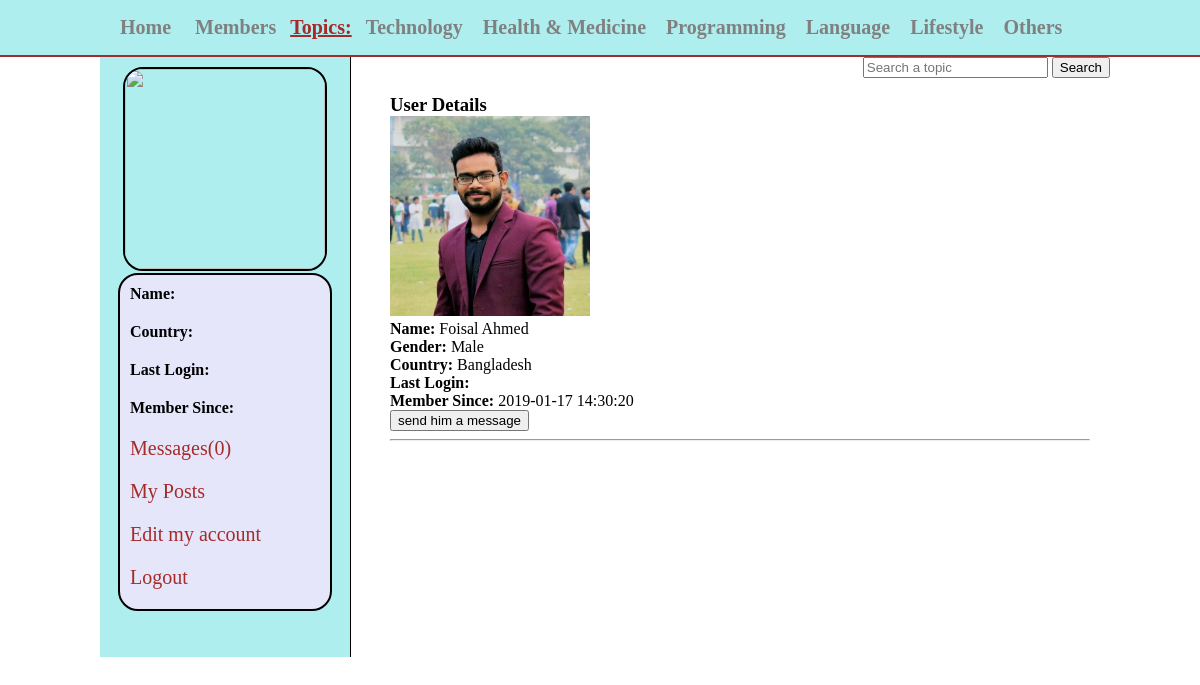
The page /peoplequestion/user_profile.php?u_id=1 on the database its author committed.
### tables this page shows
CREATE TABLE `topics` (
  `topic_id` int(11) NOT NULL,
  `topic_name` varchar(255) NOT NULL
);

CREATE TABLE `users` (
  `user_id` int(11) NOT NULL,
  `user_name` varchar(255) NOT NULL,
  `user_pass` varchar(255) NOT NULL,
  `user_email` varchar(255) NOT NULL,
  `user_country` text NOT NULL,
  `user_gender` text NOT NULL,
  `user_birthday` text NOT NULL,
  `user_image` text NOT NULL,
  `user_reg_date` text NOT NULL,
  `user_last_login` text NOT NULL,
  `status` text NOT NULL,
  `ver_code` int(100) NOT NULL,
  `posts` text NOT NULL
);

### peoplequestion/user_profile.php (the view, shortened to what this page needs)
<!DOCTYPE html>
<?php
include("functions/functions.php");
?>
<html>
<head>
	<link rel="stylesheet" type="text/css" href="styles/home_style.css" media="all">
</head>
<body>
	<div class="container">
		<div id="head_warp">
			<div id="header">
				<ul id="menu">
					<li><a href="home.php"> Home</a></li>
					<li><a href="members.php"> Members</a></li>
					<strong>Topics:</strong>
					<?php
					  $get_topics="select * from topics";
					  $run_topics=mysqli_query($con,$get_topics);
					  while($row= mysqli_fetch_array($run_topics)){
						$topic_id=$row['topic_id'];
						$topic_name=$row['topic_name'];
					  echo "<li><a href='topic.php?topic=$topic_id'>$topic_name</a></li>";
					  }
					?>
				</ul>
				<form method="get" action="results.php" id="form1">
					<input type="text" name="user_query" placeholder="Search a topic">
					<input type="submit" name="search" value="Search">
				</form>
			</div>
		</div>
		<div class="content">
		    <div id="user_timeline">
				<div id="user_details">
					<?php
					  $user=$_SESSION['user_email'];
					  $get_user="select * from users where user_email='$user' ";
					  $run_user=mysqli_query($con,$get_user);
					  $row=mysqli_fetch_array($run_user);
					  $user_id=$row['user_id'];
					  $user_name=$row['user_name'];
					  $user_country=$row['user_country'];
					  $user_image=$row['user_image'];
					  $register_date=$row['user_reg_date'];
					  $last_login=$row['user_last_login'];
					  $sel_msg="select * from messages where receiver='$user_id' AND status='unread' ORDER BY 1 DESC";
					  $run_msg=mysqli_query($con,$sel_msg);
					  $count_msg=mysqli_num_rows($run_msg);
					  echo "
					  <center>
					  <img src='users/$user_image' width='200' height='200'/>
					  </center>
					  <div id='user_mention'>
					  <p><strong>Name:</strong> $user_name</p>
					  <p><strong>Country:</strong> $user_country</p>
					  <p><strong>Last Login:</strong> $last_login</p>
					  <p><strong>Member Since:</strong> $register_date</p>
					  <p><a href='my_messages.php?inbox&u_id=$user_id'>Messages($count_msg)</a></p>
					  <p><a href='my_posts.php?u_id=$user_id'>My Posts</a></p>
					  <p><a href='edit_profile.php?u_id=$user_id'>Edit my account</a></p>
					  <p><a href='logout.php'>Logout</a></p>
					  </div>
					  "
					?>
				</div>
		    </div>
		    <div id="content_timeline">
		    	<h3>User Details</h3>
		    	<?php
		    	user_profile();
		    	?>
		    </div>
        </div>
	</div>
</body>
</html>

### peoplequestion/functions/functions.php (shortened to what this page needs)
<?php
$con=mysqli_connect("localhost","root","","peoplequestion") or die("Connetion was not etablished");
 function user_profile(){
 	global $con;
 	if(isset($_GET['u_id'])){
 		$user_id=$_GET['u_id'];
		$get_user="select * from users where user_id='$user_id' ";
	    $run_user=mysqli_query($con,$get_user);
		$row=mysqli_fetch_array($run_user);
        $user_id=$row['user_id'];
	    $user_name=$row['user_name'];
		$user_country=$row['user_country'];
		$user_gender=$row['user_gender'];
		$user_image=$row['user_image'];
		$register_date=$row['user_reg_date'];
		$last_login=$row['user_last_login'];
		if($gender='male'){
			$msg="send him a message";
		}
		else{
			$msg="send her a message";
		}
		echo "<div>
		<img src='users/$user_image' width='200' height='200'/>
		<p><strong>Name:</strong> $user_name</p>
	    <p><strong>Gender:</strong> $user_gender</p>
	    <p><strong>Country:</strong> $user_country</p>
		<p><strong>Last Login:</strong> $last_login</p>
		<p><strong>Member Since:</strong> $register_date</p>
		<a href='messages.php?u_id=$user_id'><button>$msg</button></a><hr>
		</div>";
 	}
 }
?>

### peoplequestion/styles/home_style.css (style rules this page uses)
html, body, div, span, applet, object, iframe, h1, h2, h3, h4, h5, h6, p, blockquote, pre, a, abbr, acronym, address, big, cite, code, del, dfn, em, img, ins, kbd, q, s, samp, small, strike, strong, sub, sup, tt, var, b, u, i, center, dl, dt, dd, ol, ul, li, fieldset, form, label, legend, table, caption, tbody, tfoot, thead, tr, th, td, article, aside, canvas, details, embed, figure, figcaption, footer, header, hgroup, menu, nav, output, ruby, section, summary, time, mark, audio, video { margin: 0; padding: 0; border: 0; }
#head_warp { width: 100%; height: 35px; margin: 0 auto; border-bottom: 2px solid brown; padding:10px; background: #AFEEEE; }
#header { margin:0 auto; width: 1000px; height: 35px; }
#menu { line-height: 35px; padding: 0; margin:0; float: left; }
#menu li { display: inline; list-style: none; }
#menu a { margin:5px; padding: 5px; text-decoration: none; color: gray; font-size: 20px; font-weight: bold; }
#menu strong { font-size: 20px; text-decoration: underline; color: brown; }
#form1 { float: right; line-height: 35px; padding-top: 3px; }
.content { width:1000px; margin:0 auto; }
#user_timeline { background: #AFEEEE; width:250px; float: left; height: 600px; border-right: 1px solid black; }
#user_details { padding: 10px; }
#user_details img { border:2px solid black; border-radius: 20px; }
#user_details p { margin-bottom: 10px; padding: 5px; }
#user_details a { color:brown; font-size:20px; text-decoration:none; }
#user_mention { background: #E6E6FA; border:2px solid black; border-radius: 20px; width: 200px; margin:0 auto; padding: 5px; }
#content_timeline { float: right; width: 700px; padding:10px; }

### rows shown on the page
topics: topic_name "Technology"
topics: topic_name "Health & Medicine"
topics: topic_name "Programming"
topics: topic_name "Language"
topics: topic_name "Lifestyle"
topics: topic_name "Others"
users: user_image (picture), user_name "Foisal Ahmed", user_gender "Male", user_country "Bangladesh", user_reg_date "2019-01-17 14:30:20"

### other values the page prints
$count_msg "0"
$msg "send him a message"
